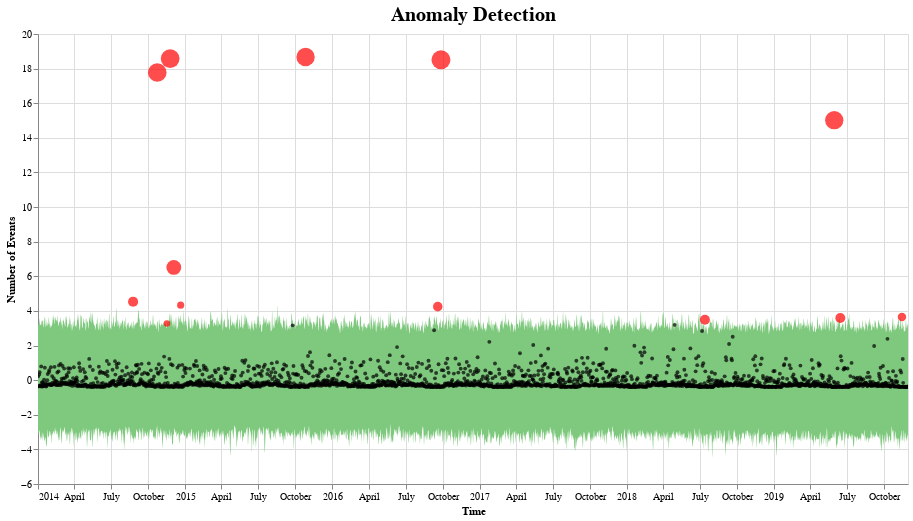

Here is the notebook cell this chart was saved with:
### Code cell
fbp_data = pd.DataFrame()
fbp_data['ds'] = pd.date_range(start='1/1/2014', periods=len(eas_data))
fbp_data['y'] = eas_data[0] 

pred = fit_predict_model(fbp_data)
pred = detect_anomalies(pred)
plot_anomalies(pred)

### Figure 1 — Vega-Lite specification as saved in the notebook (floating-point values rounded to 4 significant figures; data arrays with more than 128 entries replaced by an {"elided": "..."} marker saying what was removed)
{"config": {"view": {"continuousWidth": 400, "continuousHeight": 300}, "title": {"fontSize": 20}}, "layer": [{"data": {"name": "data-b0657341703501fde123cc158f206cd5"}, "mark": {"type": "area", "color": "#7FC97F", "interpolate": "basis"}, "encoding": {"tooltip": [{"type": "temporal", "field": "ds"}, {"type": "quantitative", "field": "fact"}, {"type": "quantitative", "field": "yhat_lower"}, {"type": "quantitative", "field": "yhat_upper"}], "x": {"type": "temporal", "field": "ds", "title": "Time"}, "y": {"type": "quantitative", "field": "yhat_upper"}, "y2": {"field": "yhat_lower"}}, "selection": {"selector001": {"type": "interval", "bind": "scales", "encodings": ["x", "y"]}}, "title": "Anomaly Detection"}, {"data": {"name": "data-297c76937af7de620b66524430fe35fa"}, "mark": {"type": "circle", "color": "Black", "opacity": 0.7, "size": 15}, "encoding": {"tooltip": [{"type": "temporal", "field": "ds"}, {"type": "quantitative", "field": "fact"}, {"type": "quantitative", "field": "yhat_lower"}, {"type": "quantitative", "field": "yhat_upper"}], "x": {"type": "temporal", "field": "ds"}, "y": {"type": "quantitative", "field": "fact", "title": "Number of Events"}}, "selection": {"selector002": {"type": "interval", "bind": "scales", "encodings": ["x", "y"]}}}, {"data": {"name": "data-888c5952fe82794429da4ee7281e3fd0"}, "mark": {"type": "circle", "color": "Red", "size": 30}, "encoding": {"size": {"type": "quantitative", "field": "importance", "legend": null}, "tooltip": [{"type": "temporal", "field": "ds"}, {"type": "quantitative", "field": "fact"}, {"type": "quantitative", "field": "yhat_lower"}, {"type": "quantitative", "field": "yhat_upper"}], "x": {"type": "temporal", "field": "ds"}, "y": {"type": "quantitative", "field": "fact", "title": "Number of Events"}}, "selection": {"selector003": {"type": "interval", "bind": "scales", "encodings": ["x", "y"]}}}], "height": 450, "width": 870, "$schema": "https://vega.github.io/schema/vega-lite/v4.8.1.json", "datasets": {"data-b0657341703501fde123cc158f206cd5": {"elided": "2160 records"}, "data-297c76937af7de620b66524430fe35fa": {"elided": "2147 records"}, "data-888c5952fe82794429da4ee7281e3fd0": [{"ds": "2014-08-25T00:00:00", "trend": 0.06388, "yhat": 0.06388, "yhat_lower": -3.517, "yhat_upper": 3.478, "fact": 4.533, "anomaly": 1, "importance": 0.2327}, {"ds": "2014-10-24T00:00:00", "trend": 0.06137, "yhat": 0.06137, "yhat_lower": -2.461, "yhat_upper": 3.382, "fact": 17.78, "anomaly": 1, "importance": 0.8098}, {"ds": "2014-11-17T00:00:00", "trend": 0.06004, "yhat": 0.06004, "yhat_lower": -3.354, "yhat_upper": 2.992, "fact": 3.273, "anomaly": 1, "importance": 0.08575}, {"ds": "2014-11-25T00:00:00", "trend": 0.05942, "yhat": 0.05942, "yhat_lower": -3.25, "yhat_upper": 3.338, "fact": 18.58, "anomaly": 1, "importance": 0.8203}, {"ds": "2014-12-04T00:00:00", "trend": 0.05873, "yhat": 0.05873, "yhat_lower": -3.302, "yhat_upper": 3.183, "fact": 6.514, "anomaly": 1, "importance": 0.5113}, {"ds": "2014-12-21T00:00:00", "trend": 0.05741, "yhat": 0.05741, "yhat_lower": -3.346, "yhat_upper": 3.857, "fact": 4.333, "anomaly": 1, "importance": 0.11}, {"ds": "2015-10-27T00:00:00", "trend": 0.03327, "yhat": 0.03327, "yhat_lower": -3.107, "yhat_upper": 3.986, "fact": 18.67, "anomaly": 1, "importance": 0.7865}, {"ds": "2016-09-19T00:00:00", "trend": 0.007694, "yhat": 0.007694, "yhat_lower": -3.213, "yhat_upper": 3.376, "fact": 4.248, "anomaly": 1, "importance": 0.2052}, {"ds": "2016-09-27T00:00:00", "trend": 0.00707, "yhat": 0.00707, "yhat_lower": -3.258, "yhat_upper": 2.87, "fact": 18.51, "anomaly": 1, "importance": 0.8449}, {"ds": "2018-07-14T00:00:00", "trend": -0.044, "yhat": -0.044, "yhat_lower": -3.279, "yhat_upper": 2.69, "fact": 3.486, "anomaly": 1, "importance": 0.2284}, {"ds": "2019-05-31T00:00:00", "trend": -0.06903, "yhat": -0.06903, "yhat_lower": -3.357, "yhat_upper": 3.222, "fact": 15.02, "anomaly": 1, "importance": 0.7855}, {"ds": "2019-06-15T00:00:00", "trend": -0.0702, "yhat": -0.0702, "yhat_lower": -3.606, "yhat_upper": 2.778, "fact": 3.593, "anomaly": 1, "importance": 0.2269}, {"ds": "2019-11-15T00:00:00", "trend": -0.08213, "yhat": -0.08213, "yhat_lower": -3.099, "yhat_upper": 3.068, "fact": 3.65, "anomaly": 1, "importance": 0.1595}]}}
